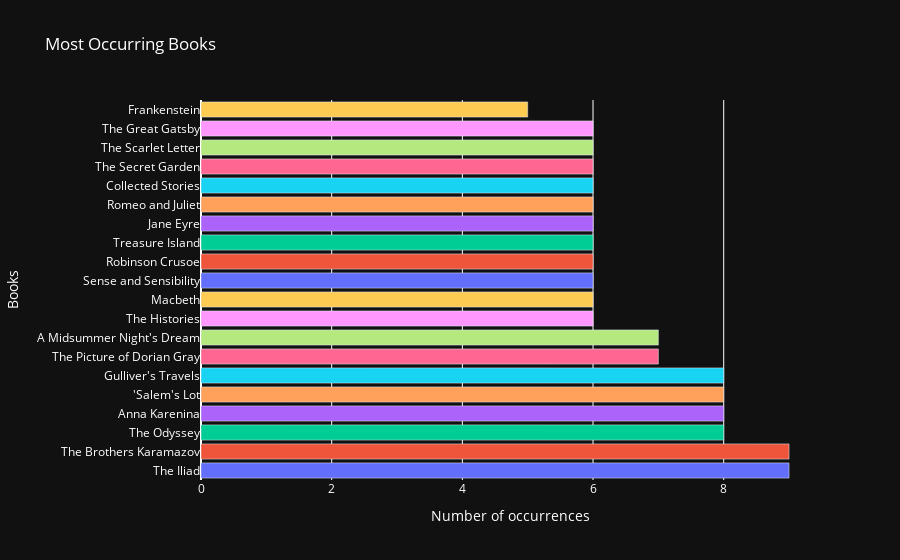

Source (notebook cell):
### Code cell
# What are the most frequently repeated books on the list? (Top 20 books)
top_20_books = books_data['title'].value_counts()[:20]

# Define a color palette with enough unique colors
color_palette = colors.qualitative.Plotly

# Create a list of distinct colors for each bar
bar_colors = [color_palette[i % len(color_palette)] for i in range(len(top_20_books))]

# Create a Plotly bar plot
fig = go.Figure(data=[go.Bar(
    x=top_20_books,
    y=top_20_books.index,
    orientation='h',
    marker=dict(color=bar_colors)  # Set the bar colors using the list of colors
)])

# Update the layout with dark background and white font
fig.update_layout(
    plot_bgcolor='rgb(17, 17, 17)',  # Dark background color
    paper_bgcolor='rgb(17, 17, 17)',  # Dark background color
    font=dict(color='white'),  # White font color
    title="Most Occurring Books",
    xaxis_title="Number of occurrences",
    yaxis_title="Books"
)

# Show the plot
fig.show()

### Figure 1 — Plotly figure (JSON) as saved in the notebook; plotly's stock layout.template omitted (floating-point values rounded to 4 significant figures)
{"data": [{"marker": {"color": ["#636EFA", "#EF553B", "#00CC96", "#AB63FA", "#FFA15A", "#19D3F3", "#FF6692", "#B6E880", "#FF97FF", "#FECB52", "#636EFA", "#EF553B", "#00CC96", "#AB63FA", "#FFA15A", "#19D3F3", "#FF6692", "#B6E880", "#FF97FF", "#FECB52"]}, "orientation": "h", "type": "bar", "x": [9, 9, 8, 8, 8, 8, 7, 7, 6, 6, 6, 6, 6, 6, 6, 6, 6, 6, 6, 5], "y": ["The Iliad", "The Brothers Karamazov", "The Odyssey", "Anna Karenina", "'Salem's Lot", "Gulliver's Travels", "The Picture of Dorian Gray", "A Midsummer Night's Dream", "The Histories", "Macbeth", "Sense and Sensibility", "Robinson Crusoe", "Treasure Island", "Jane Eyre", "Romeo and Juliet", "Collected Stories", "The Secret Garden", "The Scarlet Letter", "The Great Gatsby", "Frankenstein"]}], "layout": {"font": {"color": "white"}, "paper_bgcolor": "rgb(17, 17, 17)", "plot_bgcolor": "rgb(17, 17, 17)", "title": {"text": "Most Occurring Books"}, "xaxis": {"title": {"text": "Number of occurrences"}}, "yaxis": {"title": {"text": "Books"}}}}
